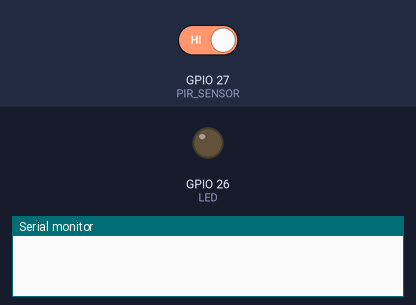
This program was run on a simulated ESP32. Shown: output pins drawn as LEDs (lit = HIGH), the last lines printed to the serial monitor. The test bench sets the inputs (shaded band); at power-on: GPIO 27 (PIR_SENSOR) HIGH.

Above: at 1.2 s.
1.3 s: GPIO 27 (PIR_SENSOR) driven LOW
At 2.2 s:
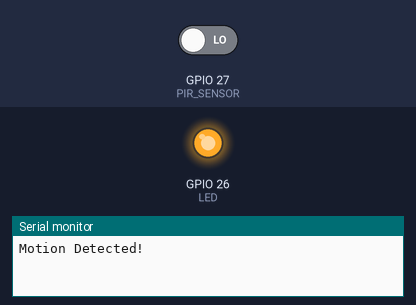
Timing chart, 0 to 7.8 s (numbered marks = the images above; inputs shaded):
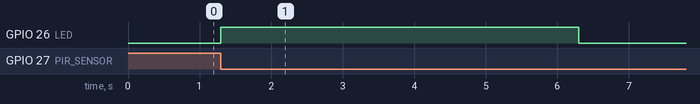

Measured:
- after the input at 1.3 s, GPIO 26 (LED): LOW → HIGH at once, → LOW 5.0 s later

The program:

main.cpp
```cpp
#include <Arduino.h>

#define PIR_SENSOR 27
#define LED 26
#define TIMEOUT 5000

bool motionDetected = false;
bool startTime = false;
unsigned long lastTime = 0;
unsigned long nowTime = millis();

void IRAM_ATTR detectCallback() {
  digitalWrite(LED, HIGH);
  startTime = true;
  lastTime = millis();

}
void setup() {
  Serial.begin(9600);
  pinMode(PIR_SENSOR, INPUT_PULLUP);
  pinMode(LED, OUTPUT);
  digitalWrite(LED, LOW);
  attachInterrupt(digitalPinToInterrupt(PIR_SENSOR), detectCallback, FALLING);

}

void loop() {
 nowTime = millis();
 if (digitalRead(PIR_SENSOR) == LOW && motionDetected == false) {
    Serial.println("Motion Detected!");
    motionDetected = true;
  }
  if (startTime && (nowTime - lastTime >= TIMEOUT)) {
    digitalWrite(LED, LOW);
    startTime = false;
    motionDetected = false;
    Serial.println("Motion Stopped!");
  }

}
```
